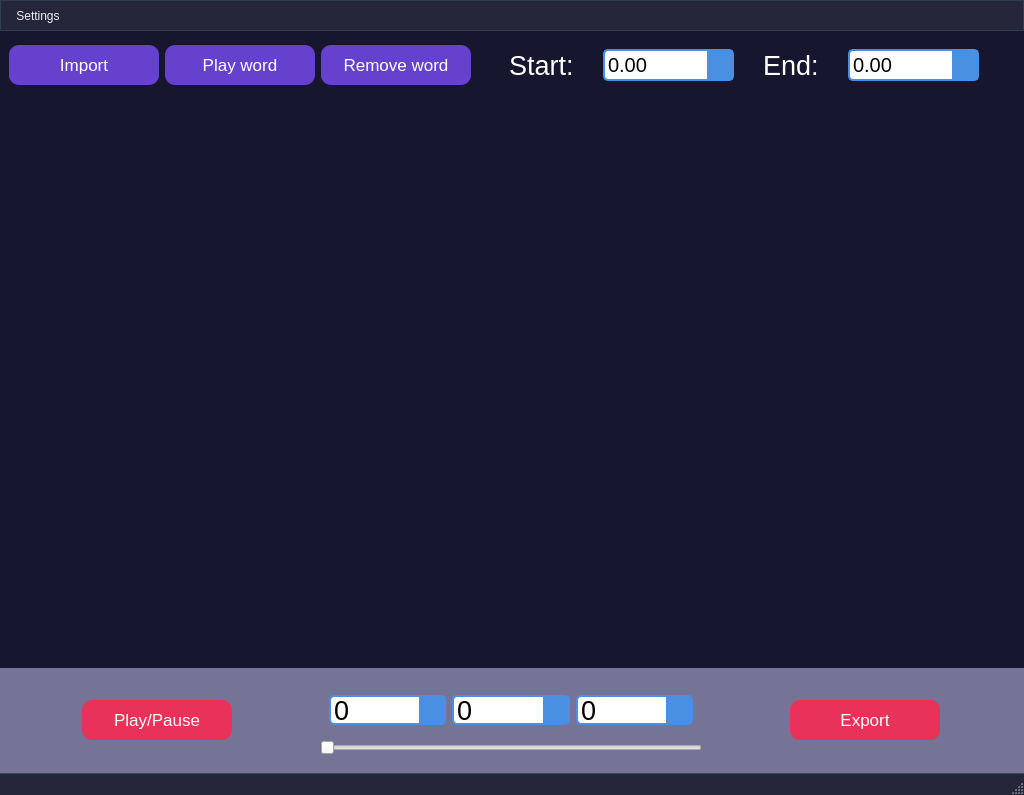
<?xml version="1.0" encoding="UTF-8"?>
<ui version="4.0">
 <class>MainWindow</class>
 <widget class="QMainWindow" name="MainWindow">
  <property name="geometry">
   <rect>
    <x>0</x>
    <y>0</y>
    <width>1024</width>
    <height>795</height>
   </rect>
  </property>
  <property name="windowTitle">
   <string>Filler word remover</string>
  </property>
  <property name="styleSheet">
   <string notr="true">QMenuBar {
    background-color: #25263a; /* Background color */
    color: #ECF0F1; /* Text color */
    border: 1px solid #2C3E50; /* Border color */
    padding: 5px; /* Padding around the menu bar */
}

QMenuBar::item {
    background-color: transparent;
}

QMenuBar::item:selected {
    background-color: #2C3E50; /* Background color of selected item */
}

QMenuBar::item:pressed {
    background-color: #1F2C38; /* Background color when item is pressed */
}

QStatusBar {
    background-color: #25263a; /* Background color */
    color: #ECF0F1; /* Text color */
    border-top: 1px solid #34495E; /* Border color */
    padding: 5px; /* Padding around the status bar */
}

QStatusBar::item {
    background-color: transparent;
}</string>
  </property>
  <widget class="QWidget" name="main_wrapper">
   <property name="styleSheet">
    <string notr="true">#main_wrapper{
background-color: rgba(22,22,46,255)
}
QSpinBox {
    border: 2px solid #4A90E2;  /* Outer border color */
    border-radius: 5px;
    padding: 1px;
    background-color: #FFFFFF;  /* Spin box background color */
    selection-background-color: #4A90E2;  /* Selection background color */
    selection-color: #FFFFFF;  /* Selection text color */
    min-width: 80px;
}

QSpinBox::up-button, QSpinBox::down-button {
    width: 25px;  /* Width of the arrow buttons */
    border: none;
    background-color: #4A90E2;  /* Arrow buttons background color */
    color: #FFFFFF;  /* Arrow buttons text color */
}

QSpinBox::up-button:hover, QSpinBox::down-button:hover {
    background-color: #357ABD;  /* Hover background color */
}

QSpinBox::up-button:pressed, QSpinBox::down-button:pressed {
    background-color: #1E499D;  /* Pressed background color */
}

QDoubleSpinBox {
    border: 2px solid #4A90E2;  /* Outer border color */
    border-radius: 5px;
    padding: 1px;
    background-color: #FFFFFF;  /* Spin box background color */
    selection-background-color: #4A90E2;  /* Selection background color */
    selection-color: #FFFFFF;  /* Selection text color */
    min-width: 100px;
}

QDoubleSpinBox::up-button, QDoubleSpinBox::down-button {
    width: 25px;  /* Width of the arrow buttons */
    border: none;
    background-color: #4A90E2;  /* Arrow buttons background color */
    color: #FFFFFF;  /* Arrow buttons text color */
}

QDoubleSpinBox::up-button:hover, QDoubleSpinBox::down-button:hover {
    background-color: #357ABD;  /* Hover background color */
}

QDoubleSpinBox::up-button:pressed, QDoubleSpinBox::down-button:pressed {
    background-color: #1E499D;  /* Pressed background color */
}

</string>
   </property>
   <layout class="QVBoxLayout" name="verticalLayout">
    <property name="spacing">
     <number>0</number>
    </property>
    <property name="leftMargin">
     <number>0</number>
    </property>
    <property name="topMargin">
     <number>0</number>
    </property>
    <property name="rightMargin">
     <number>0</number>
    </property>
    <property name="bottomMargin">
     <number>0</number>
    </property>
    <item>
     <widget class="QWidget" name="header" native="true">
      <property name="maximumSize">
       <size>
        <width>16777215</width>
        <height>100</height>
       </size>
      </property>
      <property name="styleSheet">
       <string notr="true">.QPushButton{
border-radius: 10px;
border: none;
background-color: #6641cd;
padding: 10px;
color: white;
font-size: 17px;
}

.QPushButton:hover{
background-color: #3fa4da
}</string>
      </property>
      <layout class="QHBoxLayout" name="horizontalLayout">
       <item>
        <widget class="QPushButton" name="import_button">
         <property name="maximumSize">
          <size>
           <width>150</width>
           <height>16777215</height>
          </size>
         </property>
         <property name="cursor">
          <cursorShape>PointingHandCursor</cursorShape>
         </property>
         <property name="styleSheet">
          <string notr="true"/>
         </property>
         <property name="text">
          <string>Import</string>
         </property>
         <property name="autoDefault">
          <bool>false</bool>
         </property>
         <property name="default">
          <bool>false</bool>
         </property>
         <property name="flat">
          <bool>true</bool>
         </property>
        </widget>
       </item>
       <item>
        <widget class="QPushButton" name="play_word_button">
         <property name="maximumSize">
          <size>
           <width>150</width>
           <height>16777215</height>
          </size>
         </property>
         <property name="cursor">
          <cursorShape>PointingHandCursor</cursorShape>
         </property>
         <property name="text">
          <string>Play word</string>
         </property>
         <property name="flat">
          <bool>true</bool>
         </property>
        </widget>
       </item>
       <item>
        <widget class="QPushButton" name="remove_word_button">
         <property name="maximumSize">
          <size>
           <width>150</width>
           <height>16777215</height>
          </size>
         </property>
         <property name="cursor">
          <cursorShape>PointingHandCursor</cursorShape>
         </property>
         <property name="text">
          <string>Remove word</string>
         </property>
         <property name="flat">
          <bool>true</bool>
         </property>
        </widget>
       </item>
       <item>
        <widget class="QWidget" name="date_controls" native="true">
         <property name="layoutDirection">
          <enum>Qt::LeftToRight</enum>
         </property>
         <property name="styleSheet">
          <string notr="true">.QLabel{
color: white
}</string>
         </property>
         <layout class="QHBoxLayout" name="horizontalLayout_4">
          <item>
           <widget class="QLabel" name="start_label">
            <property name="sizePolicy">
             <sizepolicy hsizetype="Maximum" vsizetype="Preferred">
              <horstretch>0</horstretch>
              <verstretch>0</verstretch>
             </sizepolicy>
            </property>
            <property name="font">
             <font>
              <pointsize>20</pointsize>
             </font>
            </property>
            <property name="text">
             <string>Start:</string>
            </property>
           </widget>
          </item>
          <item>
           <widget class="QDoubleSpinBox" name="start_entry">
            <property name="sizePolicy">
             <sizepolicy hsizetype="Maximum" vsizetype="Fixed">
              <horstretch>0</horstretch>
              <verstretch>0</verstretch>
             </sizepolicy>
            </property>
            <property name="font">
             <font>
              <pointsize>15</pointsize>
             </font>
            </property>
            <property name="maximum">
             <double>3599.000000000000000</double>
            </property>
           </widget>
          </item>
          <item>
           <widget class="QLabel" name="end_label">
            <property name="sizePolicy">
             <sizepolicy hsizetype="Maximum" vsizetype="Preferred">
              <horstretch>0</horstretch>
              <verstretch>0</verstretch>
             </sizepolicy>
            </property>
            <property name="font">
             <font>
              <pointsize>20</pointsize>
             </font>
            </property>
            <property name="text">
             <string>End:</string>
            </property>
           </widget>
          </item>
          <item>
           <widget class="QDoubleSpinBox" name="end_entry">
            <property name="sizePolicy">
             <sizepolicy hsizetype="Maximum" vsizetype="Fixed">
              <horstretch>0</horstretch>
              <verstretch>0</verstretch>
             </sizepolicy>
            </property>
            <property name="font">
             <font>
              <pointsize>15</pointsize>
             </font>
            </property>
            <property name="maximum">
             <double>3600.989999999999782</double>
            </property>
           </widget>
          </item>
         </layout>
        </widget>
       </item>
      </layout>
     </widget>
    </item>
    <item>
     <widget class="QWidget" name="body" native="true">
      <property name="sizePolicy">
       <sizepolicy hsizetype="Expanding" vsizetype="Expanding">
        <horstretch>0</horstretch>
        <verstretch>0</verstretch>
       </sizepolicy>
      </property>
      <property name="styleSheet">
       <string notr="true">.QPushButton{
border-radius: 10px;
border: none;
padding: 10px;
background-color: none;
color: white;
font-size: 15px;
}

.QPushButton:hover{
color: #e83259
}</string>
      </property>
     </widget>
    </item>
    <item>
     <widget class="QWidget" name="animation_wrapper" native="true"/>
    </item>
    <item>
     <widget class="QWidget" name="footer" native="true">
      <property name="maximumSize">
       <size>
        <width>16777215</width>
        <height>120</height>
       </size>
      </property>
      <property name="styleSheet">
       <string notr="true">.QPushButton{
border-radius: 10px;
border: none;
background-color: #e83259;
padding: 10px;
color: white;
font-size: 17px;
}

.QPushButton:hover{
background-color: #6c70b4
}

#footer{
background-color: #757496
}</string>
      </property>
      <layout class="QHBoxLayout" name="horizontalLayout_2">
       <item>
        <widget class="QPushButton" name="play_track_button">
         <property name="maximumSize">
          <size>
           <width>150</width>
           <height>16777215</height>
          </size>
         </property>
         <property name="cursor">
          <cursorShape>PointingHandCursor</cursorShape>
         </property>
         <property name="styleSheet">
          <string notr="true"/>
         </property>
         <property name="text">
          <string>Play/Pause</string>
         </property>
         <property name="icon">
          <iconset resource="ressource.qrc">
           <normaloff>:/icons/icons/play-circle.svg</normaloff>:/icons/icons/play-circle.svg</iconset>
         </property>
         <property name="iconSize">
          <size>
           <width>30</width>
           <height>30</height>
          </size>
         </property>
         <property name="flat">
          <bool>true</bool>
         </property>
        </widget>
       </item>
       <item>
        <widget class="QWidget" name="position_widgets" native="true">
         <property name="sizePolicy">
          <sizepolicy hsizetype="Preferred" vsizetype="Preferred">
           <horstretch>0</horstretch>
           <verstretch>0</verstretch>
          </sizepolicy>
         </property>
         <property name="maximumSize">
          <size>
           <width>400</width>
           <height>16777215</height>
          </size>
         </property>
         <layout class="QVBoxLayout" name="verticalLayout_2">
          <item>
           <widget class="QWidget" name="position_entries" native="true">
            <layout class="QHBoxLayout" name="horizontalLayout_3">
             <item>
              <widget class="QSpinBox" name="min_entry">
               <property name="minimumSize">
                <size>
                 <width>86</width>
                 <height>30</height>
                </size>
               </property>
               <property name="font">
                <font>
                 <pointsize>20</pointsize>
                </font>
               </property>
               <property name="maximum">
                <number>59</number>
               </property>
              </widget>
             </item>
             <item>
              <widget class="QSpinBox" name="sec_entry">
               <property name="minimumSize">
                <size>
                 <width>86</width>
                 <height>30</height>
                </size>
               </property>
               <property name="font">
                <font>
                 <pointsize>20</pointsize>
                </font>
               </property>
               <property name="maximum">
                <number>59</number>
               </property>
              </widget>
             </item>
             <item>
              <widget class="QSpinBox" name="ms_entry">
               <property name="minimumSize">
                <size>
                 <width>86</width>
                 <height>30</height>
                </size>
               </property>
               <property name="font">
                <font>
                 <pointsize>20</pointsize>
                </font>
               </property>
               <property name="maximum">
                <number>999</number>
               </property>
              </widget>
             </item>
            </layout>
           </widget>
          </item>
          <item>
           <widget class="QSlider" name="position_slider">
            <property name="maximumSize">
             <size>
              <width>400</width>
              <height>16777215</height>
             </size>
            </property>
            <property name="orientation">
             <enum>Qt::Horizontal</enum>
            </property>
           </widget>
          </item>
         </layout>
        </widget>
       </item>
       <item>
        <widget class="QPushButton" name="export_button">
         <property name="maximumSize">
          <size>
           <width>150</width>
           <height>16777215</height>
          </size>
         </property>
         <property name="cursor">
          <cursorShape>PointingHandCursor</cursorShape>
         </property>
         <property name="text">
          <string>Export</string>
         </property>
         <property name="flat">
          <bool>true</bool>
         </property>
        </widget>
       </item>
      </layout>
     </widget>
    </item>
   </layout>
  </widget>
  <widget class="QMenuBar" name="menuBar">
   <property name="geometry">
    <rect>
     <x>0</x>
     <y>0</y>
     <width>1024</width>
     <height>34</height>
    </rect>
   </property>
   <widget class="QMenu" name="menuSettings">
    <property name="title">
     <string>Settings</string>
    </property>
    <widget class="QMenu" name="menuTranscript_quality">
     <property name="title">
      <string>Transcript quality</string>
     </property>
     <addaction name="set_model_high"/>
     <addaction name="set_model_medium"/>
     <addaction name="set_model_low"/>
    </widget>
    <widget class="QMenu" name="menuDevice">
     <property name="title">
      <string>Device</string>
     </property>
     <addaction name="set_device_gpu"/>
     <addaction name="set_device_cpu"/>
    </widget>
    <addaction name="menuTranscript_quality"/>
    <addaction name="menuDevice"/>
   </widget>
   <addaction name="menuSettings"/>
  </widget>
  <widget class="QStatusBar" name="status_bar"/>
  <action name="set_model_high">
   <property name="text">
    <string>High (default)</string>
   </property>
  </action>
  <action name="set_model_medium">
   <property name="text">
    <string>Medium</string>
   </property>
  </action>
  <action name="set_model_low">
   <property name="text">
    <string>Low</string>
   </property>
  </action>
  <action name="set_device_gpu">
   <property name="text">
    <string>GPU</string>
   </property>
  </action>
  <action name="set_device_cpu">
   <property name="text">
    <string>CPU (default)</string>
   </property>
  </action>
 </widget>
 <resources>
  <include location="ressource.qrc"/>
 </resources>
 <connections/>
</ui>
